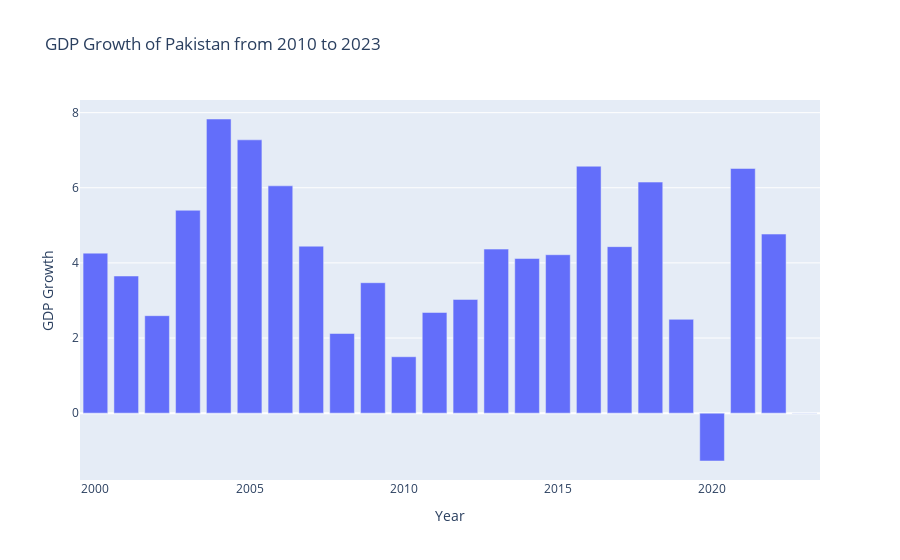

Source (notebook cell):
### Code cell
import plotly.express as px
import matplotlib.pyplot as plt
fig = px.bar(data_pakistan, x='Year', y='GDP Growth',
             title='GDP Growth of Pakistan from 2010 to 2023')
# give title

fig.show()

### Figure 1 — Plotly figure (JSON) as saved in the notebook; plotly's stock layout.template omitted (floating-point values rounded to 4 significant figures)
{"data": [{"alignmentgroup": "True", "hovertemplate": "Year=%{x}<br>GDP Growth=%{y}<extra></extra>", "legendgroup": "", "marker": {"color": "#636efa", "pattern": {"shape": ""}}, "name": "", "offsetgroup": "", "orientation": "v", "showlegend": false, "textposition": "auto", "type": "bar", "x": [2023, 2022, 2021, 2020, 2019, 2018, 2017, 2016, 2015, 2014, 2013, 2012, 2011, 2010, 2009, 2008, 2007, 2006, 2005, 2004, 2003, 2002, 2001, 2000], "xaxis": "x", "y": [-0.004855, 4.768, 6.514, -1.274, 2.498, 6.152, 4.433, 6.574, 4.218, 4.116, 4.367, 3.028, 2.68, 1.502, 3.473, 2.12, 4.445, 6.052, 7.277, 7.831, 5.401, 2.595, 3.651, 4.26], "yaxis": "y"}], "layout": {"barmode": "relative", "legend": {"tracegroupgap": 0}, "title": {"text": "GDP Growth of Pakistan from 2010 to 2023"}, "xaxis": {"anchor": "y", "domain": [0, 1], "title": {"text": "Year"}}, "yaxis": {"anchor": "x", "domain": [0, 1], "title": {"text": "GDP Growth"}}}}
